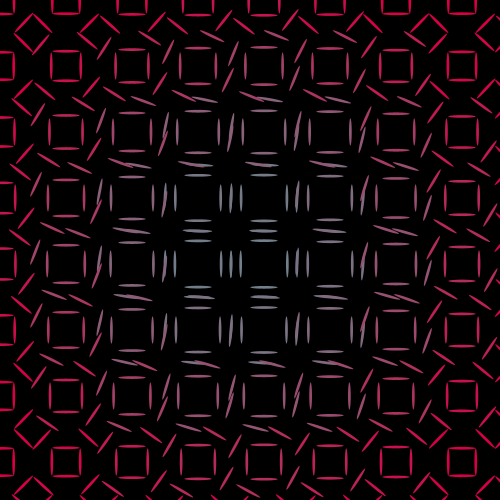
Frame 1 (no input)
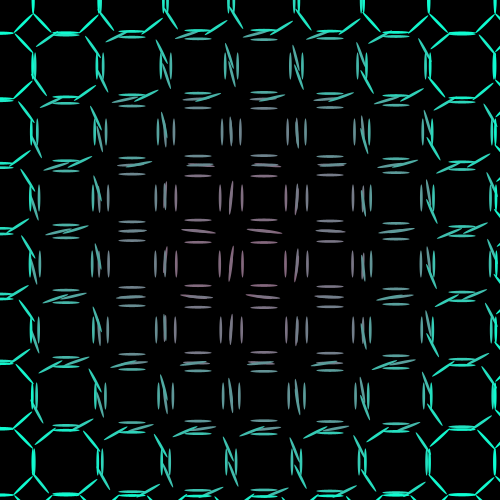
Frame 60 (the mouse pressed at the canvas centre just before this capture)
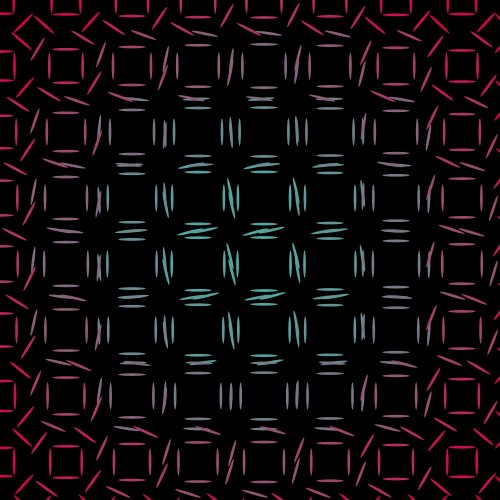
Frame 120 (the mouse held since frame 60 and released just before this capture)

The Processing sketch that drew these frames (run headless with seeded random() and noise(); from frame 60 on, the mouse is pressed at the canvas centre):

// Processing sketch: Delay_Radial
// ── Delay_Radial.pde
import java.util.Collections;
import java.util.Comparator;
import java.util.List;

boolean displayPoints = false;
int div = 15;
float scl, shift, a;
List<PVector> modules = new ArrayList<PVector>();

void setup() {
  size(500, 500);
  background(0);
  scl = width/div;

  for (int x = 0; x < div; x++) {
    for (int y = 0; y < div; y++) {
      modules.add(new PVector(2*scl*x, 2*scl*y));
    }
  }

  Collections.sort(modules, new Comparator<PVector>() {
    @Override
      public int compare(PVector lhs, PVector rhs) {
      double d1 = Math.hypot(lhs.x - width/2, lhs.y - height/2);
      double d2 = Math.hypot(rhs.x - width/2, rhs.y - height/2);
      return d1 < d2 ? -1 : (d1 == d2 ? 0 : 1);
    }
  }
  );
}

void draw() {
  background(0);

  for (int i = 0; i < modules.size(); i++) {
    float param = 5.0*i/modules.size();
    float x = modules.get(i).x;
    float y = modules.get(i).y;
    module(x, y, scl, sin(a+param));
  }

  a+=0.05;
}

void module(float x, float y, float scl, float param) {
  pushMatrix();

  translate(x, y);
  if (displayPoints) {
    strokeWeight(4);
    stroke(255);
    
    //Origin
    point(0, 0);

    //Inner Square
    point(0, -0.414214*scl);
    point(0, 0.414214*scl);
    point(-0.414214*scl, 0);
    point(0.414214*scl, 0);

    //Outer square
    point(0, -1*scl);
    point(0, 1*scl);
    point(1*scl, 0);
    point(-1*scl, 0);
  }

  edge(0, scl, true, false, param);
  edge(90, scl, true, false, param);
  edge(180, scl, true, false, param);
  edge(270, scl, true, false, param);

  edge(45, scl, false, true, param);
  edge(135, scl, false, true, param);
  edge(225, scl, false, true, param);
  edge(315, scl, false, true, param);
  popMatrix();
}

void edge(float angle, float scl, boolean move, boolean mirror, float param) {
  pushMatrix();
  rotate(radians(angle));
  if (mirror) rotate(map(param, -1, 1, 0, PI/2));
  if (move) translate(0, map(param, -1, 1, 0, -0.586*scl));

  elline(0, scl*1, 0.828*scl, param);
  popMatrix();
}


void elline(float x, float y, float r, float param) {
  pushMatrix();
  noStroke();
  fill(lerpColor(#0CFFD2, #D60043, map(param, -1, 1, 0, 1)));
  translate(x, y);
  ellipse(0, 0, r, r*0.1);
  popMatrix();
}
